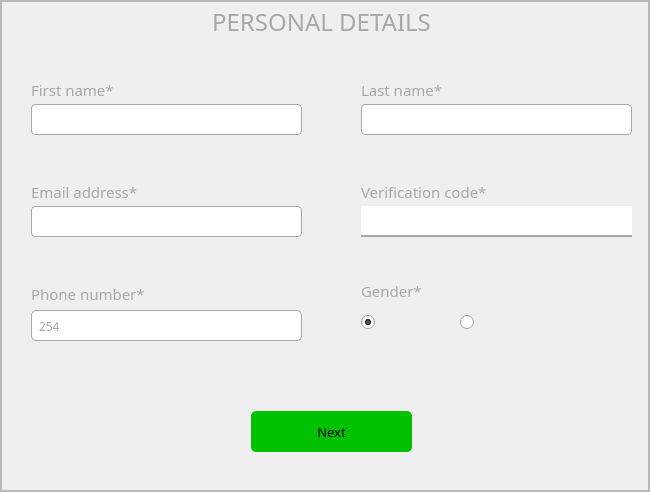
            <widget class="QWidget" name="page_3">
             <layout class="QHBoxLayout" name="horizontalLayout_5">
              <property name="spacing">
               <number>0</number>
              </property>
              <property name="leftMargin">
               <number>0</number>
              </property>
              <property name="topMargin">
               <number>0</number>
              </property>
              <property name="rightMargin">
               <number>0</number>
              </property>
              <property name="bottomMargin">
               <number>0</number>
              </property>
              <item>
               <widget class="QFrame" name="frame_8">
                <property name="frameShape">
                 <enum>QFrame::StyledPanel</enum>
                </property>
                <property name="frameShadow">
                 <enum>QFrame::Raised</enum>
                </property>
               </widget>
              </item>
              <item>
               <widget class="QFrame" name="frame_9">
                <property name="minimumSize">
                 <size>
                  <width>650</width>
                  <height>0</height>
                 </size>
                </property>
                <property name="frameShape">
                 <enum>QFrame::StyledPanel</enum>
                </property>
                <property name="frameShadow">
                 <enum>QFrame::Raised</enum>
                </property>
                <layout class="QVBoxLayout" name="verticalLayout_3">
                 <property name="spacing">
                  <number>0</number>
                 </property>
                 <property name="leftMargin">
                  <number>0</number>
                 </property>
                 <property name="topMargin">
                  <number>0</number>
                 </property>
                 <property name="rightMargin">
                  <number>0</number>
                 </property>
                 <property name="bottomMargin">
                  <number>0</number>
                 </property>
                 <item>
                  <widget class="QFrame" name="frame_11">
                   <property name="frameShape">
                    <enum>QFrame::StyledPanel</enum>
                   </property>
                   <property name="frameShadow">
                    <enum>QFrame::Raised</enum>
                   </property>
                  </widget>
                 </item>
                 <item>
                  <widget class="QFrame" name="frame_12">
                   <property name="minimumSize">
                    <size>
                     <width>0</width>
                     <height>490</height>
                    </size>
                   </property>
                   <property name="sizeIncrement">
                    <size>
                     <width>0</width>
                     <height>0</height>
                    </size>
                   </property>
                   <property name="frameShape">
                    <enum>QFrame::StyledPanel</enum>
                   </property>
                   <property name="frameShadow">
                    <enum>QFrame::Raised</enum>
                   </property>
                   <widget class="QLabel" name="label_7">
                    <property name="geometry">
                     <rect>
                      <x>360</x>
                      <y>175</y>
                      <width>351</width>
                      <height>31</height>
                     </rect>
                    </property>
                    <property name="sizeIncrement">
                     <size>
                      <width>0</width>
                      <height>1</height>
                     </size>
                    </property>
                    <property name="font">
                     <font>
                      <family>Nova Flat</family>
                      <pointsize>11</pointsize>
                     </font>
                    </property>
                    <property name="styleSheet">
                     <string notr="true">color: rgb(168, 168, 168);

</string>
                    </property>
                    <property name="text">
                     <string>Verification code*</string>
                    </property>
                    <property name="alignment">
                     <set>Qt::AlignLeading|Qt::AlignLeft|Qt::AlignVCenter</set>
                    </property>
                   </widget>
                   <widget class="QLabel" name="label_16">
                    <property name="geometry">
                     <rect>
                      <x>0</x>
                      <y>-10</y>
                      <width>641</width>
                      <height>61</height>
                     </rect>
                    </property>
                    <property name="minimumSize">
                     <size>
                      <width>351</width>
                      <height>51</height>
                     </size>
                    </property>
                    <property name="sizeIncrement">
                     <size>
                      <width>0</width>
                      <height>1</height>
                     </size>
                    </property>
                    <property name="font">
                     <font>
                      <family>Nova Flat</family>
                      <pointsize>18</pointsize>
                     </font>
                    </property>
                    <property name="styleSheet">
                     <string notr="true">color: rgb(168, 168, 168);</string>
                    </property>
                    <property name="text">
                     <string>PERSONAL DETAILS</string>
                    </property>
                    <property name="alignment">
                     <set>Qt::AlignCenter</set>
                    </property>
                   </widget>
                   <widget class="QLabel" name="label_11">
                    <property name="geometry">
                     <rect>
                      <x>30</x>
                      <y>235</y>
                      <width>321</width>
                      <height>16</height>
                     </rect>
                    </property>
                    <property name="sizeIncrement">
                     <size>
                      <width>0</width>
                      <height>1</height>
                     </size>
                    </property>
                    <property name="font">
                     <font>
                      <family>Nova Flat</family>
                      <pointsize>9</pointsize>
                     </font>
                    </property>
                    <property name="styleSheet">
                     <string notr="true">color: rgb(255, 0, 0);</string>
                    </property>
                    <property name="text">
                     <string/>
                    </property>
                    <property name="alignment">
                     <set>Qt::AlignLeading|Qt::AlignLeft|Qt::AlignVCenter</set>
                    </property>
                   </widget>
                   <widget class="QLabel" name="label_8">
                    <property name="geometry">
                     <rect>
                      <x>30</x>
                      <y>175</y>
                      <width>271</width>
                      <height>31</height>
                     </rect>
                    </property>
                    <property name="sizeIncrement">
                     <size>
                      <width>0</width>
                      <height>1</height>
                     </size>
                    </property>
                    <property name="font">
                     <font>
                      <family>Nova Flat</family>
                      <pointsize>11</pointsize>
                     </font>
                    </property>
                    <property name="styleSheet">
                     <string notr="true">color: rgb(168, 168, 168);

</string>
                    </property>
                    <property name="text">
                     <string>Email address*</string>
                    </property>
                    <property name="alignment">
                     <set>Qt::AlignLeading|Qt::AlignLeft|Qt::AlignVCenter</set>
                    </property>
                   </widget>
                   <widget class="QLabel" name="label_5">
                    <property name="geometry">
                     <rect>
                      <x>30</x>
                      <y>73</y>
                      <width>271</width>
                      <height>31</height>
                     </rect>
                    </property>
                    <property name="sizeIncrement">
                     <size>
                      <width>0</width>
                      <height>1</height>
                     </size>
                    </property>
                    <property name="font">
                     <font>
                      <family>Nova Flat</family>
                      <pointsize>11</pointsize>
                     </font>
                    </property>
                    <property name="styleSheet">
                     <string notr="true">color: rgb(168, 168, 168);

</string>
                    </property>
                    <property name="text">
                     <string>First name*</string>
                    </property>
                    <property name="alignment">
                     <set>Qt::AlignLeading|Qt::AlignLeft|Qt::AlignVCenter</set>
                    </property>
                   </widget>
                   <widget class="QLabel" name="label_10">
                    <property name="geometry">
                     <rect>
                      <x>360</x>
                      <y>274</y>
                      <width>351</width>
                      <height>31</height>
                     </rect>
                    </property>
                    <property name="sizeIncrement">
                     <size>
                      <width>0</width>
                      <height>1</height>
                     </size>
                    </property>
                    <property name="font">
                     <font>
                      <family>Nova Flat</family>
                      <pointsize>11</pointsize>
                     </font>
                    </property>
                    <property name="styleSheet">
                     <string notr="true">color: rgb(168, 168, 168);

</string>
                    </property>
                    <property name="text">
                     <string>Gender*</string>
                    </property>
                    <property name="alignment">
                     <set>Qt::AlignLeading|Qt::AlignLeft|Qt::AlignVCenter</set>
                    </property>
                   </widget>
                   <widget class="QLineEdit" name="lineEdit_3">
                    <property name="geometry">
                     <rect>
                      <x>30</x>
                      <y>103</y>
                      <width>271</width>
                      <height>31</height>
                     </rect>
                    </property>
                    <property name="styleSheet">
                     <string notr="true">color: rgb(168, 168, 168);
border: 1px solid rgb(168, 168, 168);
border-radius:4px;
padding-left:5px
</string>
                    </property>
                    <property name="text">
                     <string/>
                    </property>
                   </widget>
                   <widget class="QLineEdit" name="lineEdit_5">
                    <property name="geometry">
                     <rect>
                      <x>30</x>
                      <y>205</y>
                      <width>271</width>
                      <height>31</height>
                     </rect>
                    </property>
                    <property name="styleSheet">
                     <string notr="true">color: rgb(168, 168, 168);
border: 1px solid rgb(168, 168, 168);
border-radius:4px;
padding-left:5px

</string>
                    </property>
                   </widget>
                   <widget class="QLabel" name="label_6">
                    <property name="geometry">
                     <rect>
                      <x>360</x>
                      <y>73</y>
                      <width>351</width>
                      <height>31</height>
                     </rect>
                    </property>
                    <property name="sizeIncrement">
                     <size>
                      <width>0</width>
                      <height>1</height>
                     </size>
                    </property>
                    <property name="font">
                     <font>
                      <family>Nova Flat</family>
                      <pointsize>11</pointsize>
                     </font>
                    </property>
                    <property name="styleSheet">
                     <string notr="true">color: rgb(168, 168, 168);

</string>
                    </property>
                    <property name="text">
                     <string>Last name*</string>
                    </property>
                    <property name="alignment">
                     <set>Qt::AlignLeading|Qt::AlignLeft|Qt::AlignVCenter</set>
                    </property>
                   </widget>
                   <widget class="QLineEdit" name="lineEdit_4">
                    <property name="geometry">
                     <rect>
                      <x>360</x>
                      <y>103</y>
                      <width>271</width>
                      <height>31</height>
                     </rect>
                    </property>
                    <property name="styleSheet">
                     <string notr="true">color: rgb(168, 168, 168);
border: 1px solid rgb(168, 168, 168);
border-radius:4px;
padding-left:5px

</string>
                    </property>
                   </widget>
                   <widget class="QLabel" name="label_15">
                    <property name="geometry">
                     <rect>
                      <x>38</x>
                      <y>315</y>
                      <width>22</width>
                      <height>21</height>
                     </rect>
                    </property>
                    <property name="sizeIncrement">
                     <size>
                      <width>0</width>
                      <height>1</height>
                     </size>
                    </property>
                    <property name="font">
                     <font>
                      <family>Nova Flat</family>
                      <pointsize>9</pointsize>
                     </font>
                    </property>
                    <property name="styleSheet">
                     <string notr="true">color: rgb(168, 168, 168);

</string>
                    </property>
                    <property name="text">
                     <string>254</string>
                    </property>
                    <property name="alignment">
                     <set>Qt::AlignLeading|Qt::AlignLeft|Qt::AlignVCenter</set>
                    </property>
                   </widget>
                   <widget class="QLineEdit" name="lineEdit_6">
                    <property name="geometry">
                     <rect>
                      <x>360</x>
                      <y>205</y>
                      <width>271</width>
                      <height>31</height>
                     </rect>
                    </property>
                    <property name="styleSheet">
                     <string notr="true">color: rgb(168, 168, 168);
border-bottom: 2px solid rgb(168, 168, 168);
border-radius:0px;
padding-left:5px
</string>
                    </property>
                   </widget>
                   <widget class="QLabel" name="label_9">
                    <property name="geometry">
                     <rect>
                      <x>30</x>
                      <y>277</y>
                      <width>271</width>
                      <height>31</height>
                     </rect>
                    </property>
                    <property name="sizeIncrement">
                     <size>
                      <width>0</width>
                      <height>1</height>
                     </size>
                    </property>
                    <property name="font">
                     <font>
                      <family>Nova Flat</family>
                      <pointsize>11</pointsize>
                     </font>
                    </property>
                    <property name="styleSheet">
                     <string notr="true">color: rgb(168, 168, 168);

</string>
                    </property>
                    <property name="text">
                     <string>Phone number*</string>
                    </property>
                    <property name="alignment">
                     <set>Qt::AlignLeading|Qt::AlignLeft|Qt::AlignVCenter</set>
                    </property>
                   </widget>
                   <widget class="QLineEdit" name="lineEdit_8">
                    <property name="geometry">
                     <rect>
                      <x>30</x>
                      <y>309</y>
                      <width>271</width>
                      <height>31</height>
                     </rect>
                    </property>
                    <property name="font">
                     <font>
                      <pointsize>10</pointsize>
                     </font>
                    </property>
                    <property name="styleSheet">
                     <string notr="true">color: rgb(168, 168, 168);
border: 1px solid rgb(168, 168, 168);
border-radius:5px;
padding-left:30px</string>
                    </property>
                    <property name="text">
                     <string/>
                    </property>
                   </widget>
                   <widget class="QWidget" name="layoutWidget">
                    <property name="geometry">
                     <rect>
                      <x>360</x>
                      <y>301</y>
                      <width>191</width>
                      <height>41</height>
                     </rect>
                    </property>
                    <layout class="QHBoxLayout" name="horizontalLayout_8">
                     <item>
                      <widget class="QRadioButton" name="radioButton_3">
                       <property name="text">
                        <string/>
                       </property>
                       <property name="icon">
                        <iconset resource="resources.qrc">
                         <normaloff>:/icons/icons/icons8-user-male-480.png</normaloff>:/icons/icons/icons8-user-male-480.png</iconset>
                       </property>
                       <property name="iconSize">
                        <size>
                         <width>28</width>
                         <height>28</height>
                        </size>
                       </property>
                       <property name="checked">
                        <bool>true</bool>
                       </property>
                      </widget>
                     </item>
                     <item>
                      <widget class="QRadioButton" name="radioButton_4">
                       <property name="text">
                        <string/>
                       </property>
                       <property name="icon">
                        <iconset resource="resources.qrc">
                         <normaloff>:/icons/icons/icons8-female-user-480.png</normaloff>:/icons/icons/icons8-female-user-480.png</iconset>
                       </property>
                       <property name="iconSize">
                        <size>
                         <width>28</width>
                         <height>28</height>
                        </size>
                       </property>
                      </widget>
                     </item>
                    </layout>
                   </widget>
                   <widget class="QPushButton" name="pushButton_4">
                    <property name="geometry">
                     <rect>
                      <x>250</x>
                      <y>410</y>
                      <width>161</width>
                      <height>41</height>
                     </rect>
                    </property>
                    <property name="font">
                     <font>
                      <family>Nova Flat</family>
                      <pointsize>10</pointsize>
                     </font>
                    </property>
                    <property name="cursor">
                     <cursorShape>PointingHandCursor</cursorShape>
                    </property>
                    <property name="styleSheet">
                     <string notr="true">background-color: rgb(0, 193, 0);

border-radius:5px</string>
                    </property>
                    <property name="text">
                     <string>Next</string>
                    </property>
                    <property name="shortcut">
                     <string>Return</string>
                    </property>
                   </widget>
                   <zorder>label_7</zorder>
                   <zorder>label_16</zorder>
                   <zorder>label_11</zorder>
                   <zorder>label_8</zorder>
                   <zorder>label_5</zorder>
                   <zorder>label_10</zorder>
                   <zorder>label_6</zorder>
                   <zorder>lineEdit_4</zorder>
                   <zorder>lineEdit_6</zorder>
                   <zorder>label_9</zorder>
                   <zorder>lineEdit_8</zorder>
                   <zorder>layoutWidget</zorder>
                   <zorder>pushButton_4</zorder>
                   <zorder>lineEdit_5</zorder>
                   <zorder>lineEdit_3</zorder>
                   <zorder>label_15</zorder>
                  </widget>
                 </item>
                 <item>
                  <widget class="QFrame" name="frame_13">
                   <property name="frameShape">
                    <enum>QFrame::StyledPanel</enum>
                   </property>
                   <property name="frameShadow">
                    <enum>QFrame::Raised</enum>
                   </property>
                  </widget>
                 </item>
                </layout>
               </widget>
              </item>
              <item>
               <widget class="QFrame" name="frame_10">
                <property name="frameShape">
                 <enum>QFrame::StyledPanel</enum>
                </property>
                <property name="frameShadow">
                 <enum>QFrame::Raised</enum>
                </property>
               </widget>
              </item>
             </layout>
            </widget>
